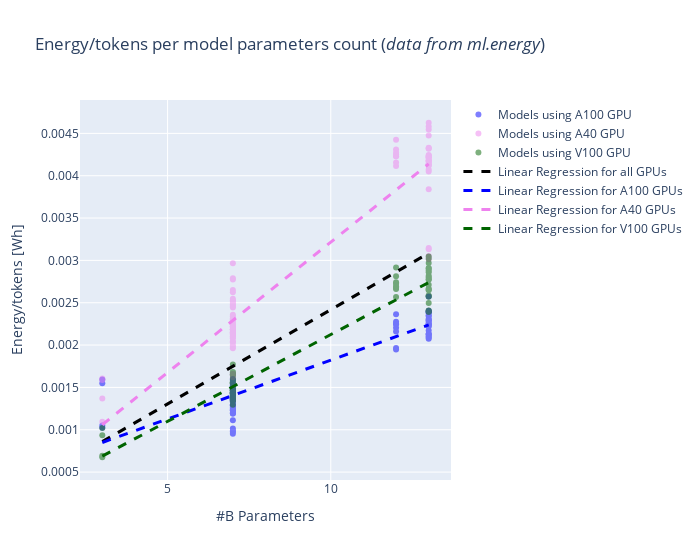

Notebook cell for this chart:
### Markdown cell above
# Linear regressions

### Code cell
fig = go.Figure()

ml_energy_clrs = np.array(['blue', 'violet', 'darkgreen'])

ml_energy_gpu_clrs = list(zip(ml_energy_gpus, ml_energy_clrs))

for gpu_col in ml_energy_gpu_clrs:
    plot_scatter(df=ml_energy_df, gpu=gpu_col[0], color=gpu_col[1]) 

    
plot_regression(df=ml_energy_df) 

for gpu_col in ml_energy_gpu_clrs:
    plot_regression(df=ml_energy_df,  gpu=gpu_col[0], color=gpu_col[1]) 

fig.update_layout(
    title='Energy/tokens per model parameters count (<i>data from ml.energy</i>)',
    xaxis=dict(title='#B Parameters'),
    yaxis=dict(title='Energy/tokens [Wh]'),
    template='plotly',
    width=700,
)

fig.show()
